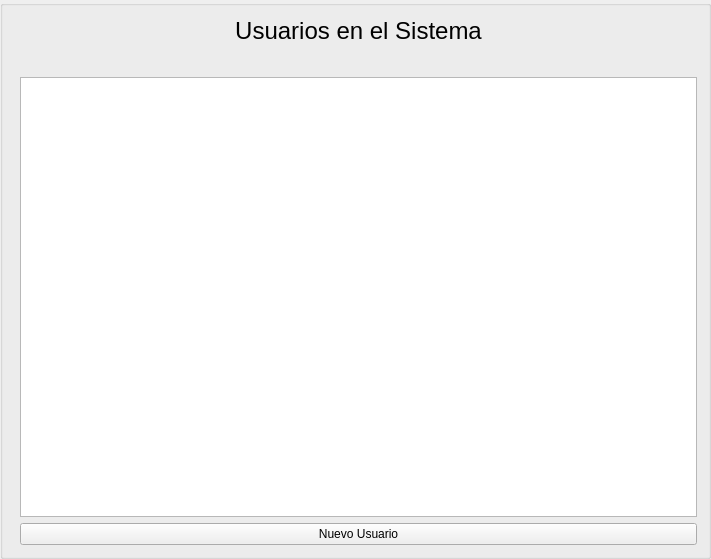
<?xml version="1.0" encoding="UTF-8"?>
<ui version="4.0">
 <class>FormIndexUsuarios</class>
 <widget class="QGroupBox" name="FormIndexUsuarios">
  <property name="geometry">
   <rect>
    <x>0</x>
    <y>0</y>
    <width>711</width>
    <height>559</height>
   </rect>
  </property>
  <property name="windowTitle">
   <string>GroupBox</string>
  </property>
  <layout class="QHBoxLayout" name="horizontalLayout">
   <item>
    <layout class="QFormLayout" name="formLayout">
     <item row="0" column="1">
      <widget class="QLabel" name="label">
       <property name="font">
        <font>
         <pointsize>18</pointsize>
        </font>
       </property>
       <property name="text">
        <string>Usuarios en el Sistema</string>
       </property>
       <property name="textFormat">
        <enum>Qt::PlainText</enum>
       </property>
       <property name="alignment">
        <set>Qt::AlignCenter</set>
       </property>
      </widget>
     </item>
     <item row="1" column="1">
      <spacer name="verticalSpacer">
       <property name="orientation">
        <enum>Qt::Vertical</enum>
       </property>
       <property name="sizeType">
        <enum>QSizePolicy::Fixed</enum>
       </property>
       <property name="sizeHint" stdset="0">
        <size>
         <width>0</width>
         <height>20</height>
        </size>
       </property>
      </spacer>
     </item>
     <item row="3" column="1">
      <widget class="QPushButton" name="btn_create_usuario">
       <property name="text">
        <string>Nuevo Usuario</string>
       </property>
      </widget>
     </item>
     <item row="2" column="1">
      <widget class="QTableWidget" name="tabla_usuarios"/>
     </item>
    </layout>
   </item>
  </layout>
 </widget>
 <resources/>
 <connections/>
</ui>
